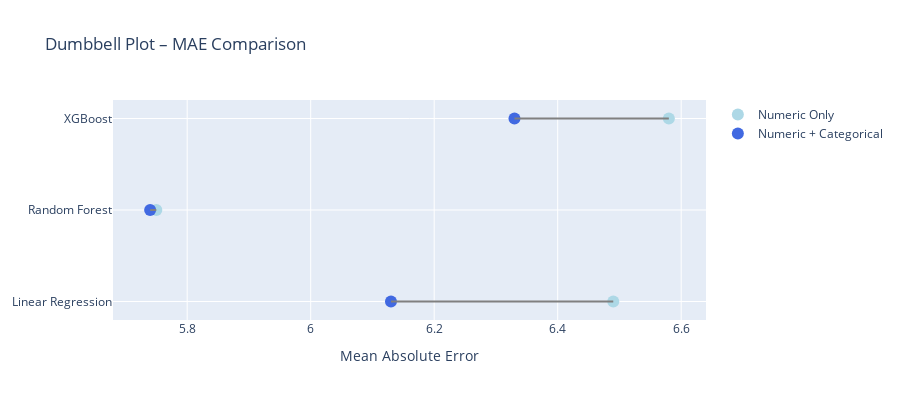

Source (notebook cell):
### Code cell
import plotly.graph_objects as go

fig = go.Figure()

fig.add_trace(go.Scatter(
    x=mae_data['MAE_Numeric'],
    y=mae_data['Model'],
    mode='markers',
    marker=dict(color='lightblue', size=12),
    name='Numeric Only'
))

fig.add_trace(go.Scatter(
    x=mae_data['MAE_Extended'],
    y=mae_data['Model'],
    mode='markers',
    marker=dict(color='royalblue', size=12),
    name='Numeric + Categorical'
))

for i, model in enumerate(mae_data['Model']):
    fig.add_shape(type='line',
                  x0=mae_data['MAE_Numeric'][i],
                  y0=i,
                  x1=mae_data['MAE_Extended'][i],
                  y1=i,
                  line=dict(color='gray', width=2))

fig.update_layout(
    title="Dumbbell Plot – MAE Comparison",
    xaxis_title="Mean Absolute Error",
    yaxis=dict(tickmode='array', tickvals=list(range(len(mae_data['Model']))), ticktext=mae_data['Model']),
    height=400
)

fig.show()

### Figure 1 — Plotly figure (JSON) as saved in the notebook; plotly's stock layout.template omitted (floating-point values rounded to 4 significant figures)
{"data": [{"marker": {"color": "lightblue", "size": 12}, "mode": "markers", "name": "Numeric Only", "type": "scatter", "x": [6.49, 5.75, 6.58], "y": ["Linear Regression", "Random Forest", "XGBoost"]}, {"marker": {"color": "royalblue", "size": 12}, "mode": "markers", "name": "Numeric + Categorical", "type": "scatter", "x": [6.13, 5.74, 6.33], "y": ["Linear Regression", "Random Forest", "XGBoost"]}], "layout": {"height": 400, "shapes": [{"line": {"color": "gray", "width": 2}, "type": "line", "x0": 6.49, "x1": 6.13, "y0": 0, "y1": 0}, {"line": {"color": "gray", "width": 2}, "type": "line", "x0": 5.75, "x1": 5.74, "y0": 1, "y1": 1}, {"line": {"color": "gray", "width": 2}, "type": "line", "x0": 6.58, "x1": 6.33, "y0": 2, "y1": 2}], "title": {"text": "Dumbbell Plot – MAE Comparison"}, "xaxis": {"title": {"text": "Mean Absolute Error"}}, "yaxis": {"tickmode": "array", "ticktext": ["Linear Regression", "Random Forest", "XGBoost"], "tickvals": [0, 1, 2]}}}
